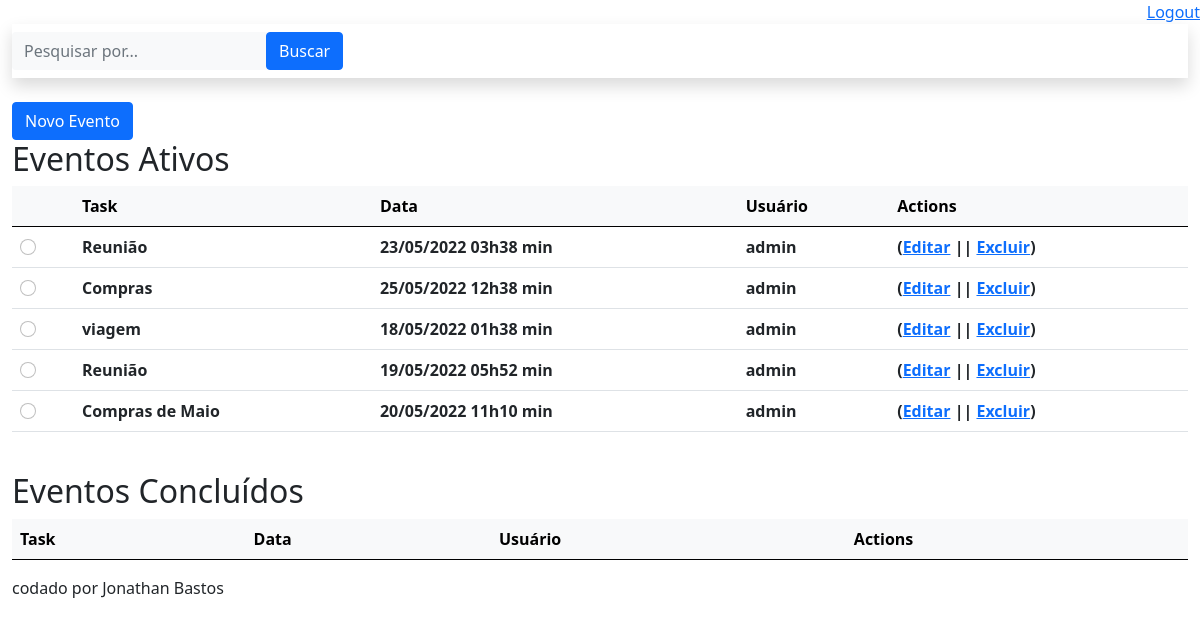
/agendaApp/ (signed in), run on the app's committed database.
### core/models.py (models this page shows, shortened)
class Evento(models.Model):
    titulo = models.CharField(max_length=100)
    descricao = models.TextField(blank=True, null=True)
    data_evento = models.DateTimeField(verbose_name='Data do Evento')
    data_criacao = models.DateTimeField(auto_now=True, verbose_name='Data de Criação')
    usuario = models.ForeignKey(User, on_delete=models.CASCADE, verbose_name='Criado por:') #pegando o usuário do djangoAdmin
    class Meta:
        db_table = 'evento'
    def get_data_evento(self):          # altera o padrão de apresentação da data
        return self.data_evento.strftime('%d/%m/%Y %Hh%M min')
    def get_evento_atrasado(self):  #verifica se o evento está atrasado
        if self.data_evento < datetime.now():
            return True
        else:
            return False

### core/views.py (the view)
# urls.py: path('agendaApp/', views.lista_eventos),
@login_required(login_url='/login/') #envia a sessão não logada para a page de login
def lista_eventos(request):     #lista os eventos
    usuario = request.user
    data_atual = datetime.now() - timedelta(hours=1)
    evento = Evento.objects.filter(usuario=usuario,
                                   data_evento__gt=data_atual) # __gt para pegar valor maior e __lt para valor menor
    dados = {'eventos': evento}
    return render(request, 'agenda.html', dados)

### templates/agenda.html (shortened to what this page needs)
{% extends "model-page.html" %}
{% block content %}
<div class="conteiner">
    <a href="evento/">
        <button class="btn btn-primary" type="button">Novo Evento</button>
    </a>
    <h2>Eventos Ativos</h2>
    <table class="table">
        <thead class="table-light">
            <tr>
                <th></th>
                <th>Task</th>
                <th>Data</th>
                <th>Usuário</th>
                <th>Actions</th>
            </tr>
        </thead>
        <tbody>
            {% for evento in eventos %}
                <div >
                    <tr>
                        <th><input class="form-check-input" type="radio" name="flexRadioDefault" id="flexRadioDefault1"></th>
                        <th>{{ evento.titulo }}</th>
                        <th>{{ evento.get_data_evento }}</th>
                        <th>{{ evento.usuario }}</th>
                        <th>(<a href="evento/?id={{ evento.id }}">Editar</a> ||
                            <a href="evento/delete/{{ evento.id }}/">Excluir</a>)</th>
                    </tr>
                </div>
            {% endfor %}
        </tbody>
    </table> <br>
    <h2>Eventos Concluídos</h2>
    <table class="table">
        <thead class="table-light">
            <tr>
                <th>Task</th>
                <th>Data</th>
                <th>Usuário</th>
                <th>Actions</th>
            </tr>
        </thead>
    </table>
</div>
{% endblock %}

### data on the page
Evento: titulo "Reunião", get_data_evento "23/05/2022 03h38 min", usuario "admin"
Evento: titulo "Compras", get_data_evento "25/05/2022 12h38 min", usuario "admin"
Evento: titulo "viagem", get_data_evento "18/05/2022 01h38 min", usuario "admin"
Evento: titulo "Reunião", get_data_evento "19/05/2022 05h52 min", usuario "admin"
Evento: titulo "Compras de Maio", get_data_evento "20/05/2022 11h10 min", usuario "admin"
